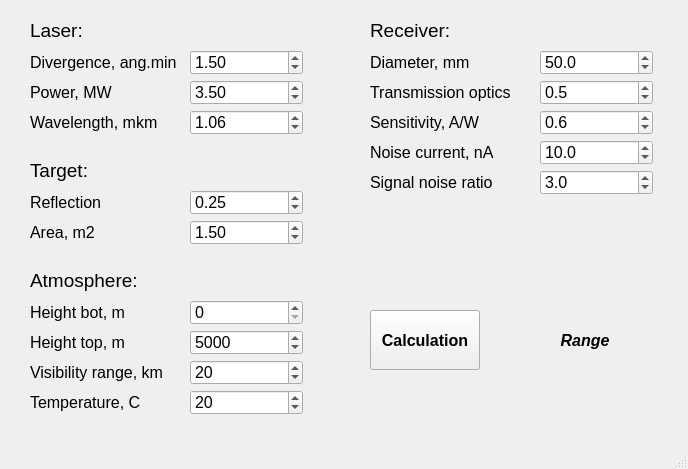
<?xml version="1.0" encoding="UTF-8"?>
<ui version="4.0">
 <class>MainWindow</class>
 <widget class="QMainWindow" name="MainWindow">
  <property name="geometry">
   <rect>
    <x>0</x>
    <y>0</y>
    <width>688</width>
    <height>469</height>
   </rect>
  </property>
  <property name="windowTitle">
   <string>LaserRangeFinder</string>
  </property>
  <property name="inputMethodHints">
   <set>Qt::ImhNone</set>
  </property>
  <widget class="QWidget" name="centralwidget">
   <widget class="QLabel" name="label">
    <property name="geometry">
     <rect>
      <x>30</x>
      <y>20</y>
      <width>61</width>
      <height>21</height>
     </rect>
    </property>
    <property name="font">
     <font>
      <pointsize>14</pointsize>
     </font>
    </property>
    <property name="text">
     <string>Laser:</string>
    </property>
   </widget>
   <widget class="QLabel" name="label_2">
    <property name="geometry">
     <rect>
      <x>30</x>
      <y>50</y>
      <width>150</width>
      <height>25</height>
     </rect>
    </property>
    <property name="font">
     <font>
      <pointsize>12</pointsize>
     </font>
    </property>
    <property name="text">
     <string>Divergence, ang.min</string>
    </property>
   </widget>
   <widget class="QLabel" name="label_3">
    <property name="geometry">
     <rect>
      <x>30</x>
      <y>80</y>
      <width>150</width>
      <height>25</height>
     </rect>
    </property>
    <property name="font">
     <font>
      <pointsize>12</pointsize>
     </font>
    </property>
    <property name="text">
     <string>Power, MW</string>
    </property>
   </widget>
   <widget class="QLabel" name="label_4">
    <property name="geometry">
     <rect>
      <x>30</x>
      <y>110</y>
      <width>150</width>
      <height>25</height>
     </rect>
    </property>
    <property name="font">
     <font>
      <pointsize>12</pointsize>
     </font>
    </property>
    <property name="text">
     <string>Wavelength, mkm</string>
    </property>
   </widget>
   <widget class="QLabel" name="label_5">
    <property name="geometry">
     <rect>
      <x>370</x>
      <y>20</y>
      <width>81</width>
      <height>21</height>
     </rect>
    </property>
    <property name="font">
     <font>
      <pointsize>14</pointsize>
     </font>
    </property>
    <property name="text">
     <string>Receiver:</string>
    </property>
   </widget>
   <widget class="QLabel" name="label_6">
    <property name="geometry">
     <rect>
      <x>370</x>
      <y>80</y>
      <width>150</width>
      <height>25</height>
     </rect>
    </property>
    <property name="font">
     <font>
      <pointsize>12</pointsize>
     </font>
    </property>
    <property name="text">
     <string>Transmission optics</string>
    </property>
   </widget>
   <widget class="QLabel" name="label_7">
    <property name="geometry">
     <rect>
      <x>370</x>
      <y>110</y>
      <width>150</width>
      <height>25</height>
     </rect>
    </property>
    <property name="font">
     <font>
      <pointsize>12</pointsize>
     </font>
    </property>
    <property name="text">
     <string>Sensitivity, A/W</string>
    </property>
   </widget>
   <widget class="QLabel" name="label_8">
    <property name="geometry">
     <rect>
      <x>370</x>
      <y>50</y>
      <width>150</width>
      <height>25</height>
     </rect>
    </property>
    <property name="font">
     <font>
      <pointsize>12</pointsize>
     </font>
    </property>
    <property name="text">
     <string>Diameter, mm</string>
    </property>
   </widget>
   <widget class="QLabel" name="label_9">
    <property name="geometry">
     <rect>
      <x>370</x>
      <y>140</y>
      <width>150</width>
      <height>25</height>
     </rect>
    </property>
    <property name="font">
     <font>
      <pointsize>12</pointsize>
     </font>
    </property>
    <property name="text">
     <string>Noise current, nA</string>
    </property>
   </widget>
   <widget class="QLabel" name="label_10">
    <property name="geometry">
     <rect>
      <x>370</x>
      <y>170</y>
      <width>150</width>
      <height>25</height>
     </rect>
    </property>
    <property name="font">
     <font>
      <pointsize>12</pointsize>
     </font>
    </property>
    <property name="text">
     <string>Signal noise ratio</string>
    </property>
   </widget>
   <widget class="QLabel" name="label_11">
    <property name="geometry">
     <rect>
      <x>30</x>
      <y>160</y>
      <width>61</width>
      <height>21</height>
     </rect>
    </property>
    <property name="font">
     <font>
      <pointsize>14</pointsize>
     </font>
    </property>
    <property name="text">
     <string>Target:</string>
    </property>
   </widget>
   <widget class="QLabel" name="label_12">
    <property name="geometry">
     <rect>
      <x>30</x>
      <y>220</y>
      <width>150</width>
      <height>25</height>
     </rect>
    </property>
    <property name="font">
     <font>
      <pointsize>12</pointsize>
     </font>
    </property>
    <property name="text">
     <string>Area, m2</string>
    </property>
   </widget>
   <widget class="QLabel" name="label_13">
    <property name="geometry">
     <rect>
      <x>30</x>
      <y>190</y>
      <width>150</width>
      <height>25</height>
     </rect>
    </property>
    <property name="font">
     <font>
      <pointsize>12</pointsize>
     </font>
    </property>
    <property name="text">
     <string>Reflection</string>
    </property>
   </widget>
   <widget class="QLabel" name="label_14">
    <property name="geometry">
     <rect>
      <x>30</x>
      <y>300</y>
      <width>150</width>
      <height>25</height>
     </rect>
    </property>
    <property name="font">
     <font>
      <pointsize>12</pointsize>
     </font>
    </property>
    <property name="text">
     <string>Height bot, m</string>
    </property>
   </widget>
   <widget class="QLabel" name="label_15">
    <property name="geometry">
     <rect>
      <x>30</x>
      <y>270</y>
      <width>121</width>
      <height>21</height>
     </rect>
    </property>
    <property name="font">
     <font>
      <pointsize>14</pointsize>
     </font>
    </property>
    <property name="text">
     <string>Atmosphere:</string>
    </property>
   </widget>
   <widget class="QLabel" name="label_16">
    <property name="geometry">
     <rect>
      <x>30</x>
      <y>330</y>
      <width>150</width>
      <height>25</height>
     </rect>
    </property>
    <property name="font">
     <font>
      <pointsize>12</pointsize>
     </font>
    </property>
    <property name="text">
     <string>Height top, m</string>
    </property>
   </widget>
   <widget class="QLabel" name="label_17">
    <property name="geometry">
     <rect>
      <x>30</x>
      <y>390</y>
      <width>150</width>
      <height>25</height>
     </rect>
    </property>
    <property name="font">
     <font>
      <pointsize>12</pointsize>
     </font>
    </property>
    <property name="text">
     <string>Temperature, C</string>
    </property>
   </widget>
   <widget class="QLabel" name="label_18">
    <property name="geometry">
     <rect>
      <x>30</x>
      <y>360</y>
      <width>150</width>
      <height>25</height>
     </rect>
    </property>
    <property name="font">
     <font>
      <pointsize>12</pointsize>
     </font>
    </property>
    <property name="text">
     <string>Visibility range, km</string>
    </property>
   </widget>
   <widget class="QPushButton" name="pushButton_Calculation">
    <property name="geometry">
     <rect>
      <x>370</x>
      <y>310</y>
      <width>110</width>
      <height>60</height>
     </rect>
    </property>
    <property name="font">
     <font>
      <pointsize>12</pointsize>
      <weight>75</weight>
      <bold>true</bold>
     </font>
    </property>
    <property name="text">
     <string>Calculation</string>
    </property>
   </widget>
   <widget class="QLabel" name="label_Range">
    <property name="geometry">
     <rect>
      <x>530</x>
      <y>310</y>
      <width>110</width>
      <height>60</height>
     </rect>
    </property>
    <property name="font">
     <font>
      <pointsize>12</pointsize>
      <weight>75</weight>
      <italic>true</italic>
      <bold>true</bold>
     </font>
    </property>
    <property name="text">
     <string>Range</string>
    </property>
    <property name="alignment">
     <set>Qt::AlignCenter</set>
    </property>
   </widget>
   <widget class="QDoubleSpinBox" name="doubleSpinBox_Divergence">
    <property name="geometry">
     <rect>
      <x>190</x>
      <y>50</y>
      <width>113</width>
      <height>25</height>
     </rect>
    </property>
    <property name="font">
     <font>
      <pointsize>12</pointsize>
     </font>
    </property>
    <property name="decimals">
     <number>2</number>
    </property>
    <property name="minimum">
     <double>0.010000000000000</double>
    </property>
    <property name="maximum">
     <double>1000.000000000000000</double>
    </property>
    <property name="singleStep">
     <double>1.000000000000000</double>
    </property>
    <property name="value">
     <double>1.500000000000000</double>
    </property>
   </widget>
   <widget class="QDoubleSpinBox" name="doubleSpinBox_Power">
    <property name="geometry">
     <rect>
      <x>190</x>
      <y>80</y>
      <width>113</width>
      <height>25</height>
     </rect>
    </property>
    <property name="font">
     <font>
      <pointsize>12</pointsize>
     </font>
    </property>
    <property name="minimum">
     <double>0.100000000000000</double>
    </property>
    <property name="maximum">
     <double>10000.000000000000000</double>
    </property>
    <property name="value">
     <double>3.500000000000000</double>
    </property>
   </widget>
   <widget class="QDoubleSpinBox" name="doubleSpinBox_Wavelength">
    <property name="geometry">
     <rect>
      <x>190</x>
      <y>110</y>
      <width>113</width>
      <height>25</height>
     </rect>
    </property>
    <property name="font">
     <font>
      <pointsize>12</pointsize>
     </font>
    </property>
    <property name="minimum">
     <double>0.100000000000000</double>
    </property>
    <property name="maximum">
     <double>10.000000000000000</double>
    </property>
    <property name="singleStep">
     <double>0.100000000000000</double>
    </property>
    <property name="value">
     <double>1.060000000000000</double>
    </property>
   </widget>
   <widget class="QDoubleSpinBox" name="doubleSpinBox_Reflection">
    <property name="geometry">
     <rect>
      <x>190</x>
      <y>190</y>
      <width>113</width>
      <height>25</height>
     </rect>
    </property>
    <property name="font">
     <font>
      <pointsize>12</pointsize>
     </font>
    </property>
    <property name="minimum">
     <double>0.010000000000000</double>
    </property>
    <property name="maximum">
     <double>1.000000000000000</double>
    </property>
    <property name="singleStep">
     <double>0.100000000000000</double>
    </property>
    <property name="value">
     <double>0.250000000000000</double>
    </property>
   </widget>
   <widget class="QDoubleSpinBox" name="doubleSpinBox_Area">
    <property name="geometry">
     <rect>
      <x>190</x>
      <y>220</y>
      <width>113</width>
      <height>25</height>
     </rect>
    </property>
    <property name="font">
     <font>
      <pointsize>12</pointsize>
     </font>
    </property>
    <property name="minimum">
     <double>0.010000000000000</double>
    </property>
    <property name="maximum">
     <double>1000.000000000000000</double>
    </property>
    <property name="singleStep">
     <double>0.100000000000000</double>
    </property>
    <property name="value">
     <double>1.500000000000000</double>
    </property>
   </widget>
   <widget class="QSpinBox" name="spinBox_Height_bot">
    <property name="geometry">
     <rect>
      <x>190</x>
      <y>300</y>
      <width>113</width>
      <height>25</height>
     </rect>
    </property>
    <property name="font">
     <font>
      <pointsize>12</pointsize>
     </font>
    </property>
    <property name="maximum">
     <number>100000</number>
    </property>
    <property name="singleStep">
     <number>500</number>
    </property>
   </widget>
   <widget class="QSpinBox" name="spinBox_Height_top">
    <property name="geometry">
     <rect>
      <x>190</x>
      <y>330</y>
      <width>113</width>
      <height>25</height>
     </rect>
    </property>
    <property name="font">
     <font>
      <pointsize>12</pointsize>
     </font>
    </property>
    <property name="maximum">
     <number>100000</number>
    </property>
    <property name="singleStep">
     <number>500</number>
    </property>
    <property name="value">
     <number>5000</number>
    </property>
   </widget>
   <widget class="QSpinBox" name="spinBox_Visibilit_range">
    <property name="geometry">
     <rect>
      <x>190</x>
      <y>360</y>
      <width>113</width>
      <height>25</height>
     </rect>
    </property>
    <property name="font">
     <font>
      <pointsize>12</pointsize>
     </font>
    </property>
    <property name="minimum">
     <number>1</number>
    </property>
    <property name="value">
     <number>20</number>
    </property>
   </widget>
   <widget class="QSpinBox" name="spinBox_Temperature">
    <property name="geometry">
     <rect>
      <x>190</x>
      <y>390</y>
      <width>113</width>
      <height>25</height>
     </rect>
    </property>
    <property name="font">
     <font>
      <pointsize>12</pointsize>
     </font>
    </property>
    <property name="minimum">
     <number>-100</number>
    </property>
    <property name="maximum">
     <number>100</number>
    </property>
    <property name="value">
     <number>20</number>
    </property>
   </widget>
   <widget class="QDoubleSpinBox" name="doubleSpinBox_Noise_current">
    <property name="geometry">
     <rect>
      <x>540</x>
      <y>140</y>
      <width>113</width>
      <height>25</height>
     </rect>
    </property>
    <property name="font">
     <font>
      <pointsize>12</pointsize>
     </font>
    </property>
    <property name="decimals">
     <number>1</number>
    </property>
    <property name="minimum">
     <double>0.100000000000000</double>
    </property>
    <property name="maximum">
     <double>100000.000000000000000</double>
    </property>
    <property name="singleStep">
     <double>5.000000000000000</double>
    </property>
    <property name="value">
     <double>10.000000000000000</double>
    </property>
   </widget>
   <widget class="QDoubleSpinBox" name="doubleSpinBox_Transmission_optics">
    <property name="geometry">
     <rect>
      <x>540</x>
      <y>80</y>
      <width>113</width>
      <height>25</height>
     </rect>
    </property>
    <property name="font">
     <font>
      <pointsize>12</pointsize>
     </font>
    </property>
    <property name="decimals">
     <number>1</number>
    </property>
    <property name="minimum">
     <double>0.000000000000000</double>
    </property>
    <property name="maximum">
     <double>1.000000000000000</double>
    </property>
    <property name="singleStep">
     <double>0.100000000000000</double>
    </property>
    <property name="value">
     <double>0.500000000000000</double>
    </property>
   </widget>
   <widget class="QDoubleSpinBox" name="doubleSpinBox_Signal_noise">
    <property name="geometry">
     <rect>
      <x>540</x>
      <y>170</y>
      <width>113</width>
      <height>25</height>
     </rect>
    </property>
    <property name="font">
     <font>
      <pointsize>12</pointsize>
     </font>
    </property>
    <property name="decimals">
     <number>1</number>
    </property>
    <property name="minimum">
     <double>0.100000000000000</double>
    </property>
    <property name="maximum">
     <double>100.000000000000000</double>
    </property>
    <property name="value">
     <double>3.000000000000000</double>
    </property>
   </widget>
   <widget class="QDoubleSpinBox" name="doubleSpinBox_Sensitivity">
    <property name="geometry">
     <rect>
      <x>540</x>
      <y>110</y>
      <width>113</width>
      <height>25</height>
     </rect>
    </property>
    <property name="font">
     <font>
      <pointsize>12</pointsize>
     </font>
    </property>
    <property name="decimals">
     <number>1</number>
    </property>
    <property name="minimum">
     <double>0.000000000000000</double>
    </property>
    <property name="maximum">
     <double>1.000000000000000</double>
    </property>
    <property name="singleStep">
     <double>0.100000000000000</double>
    </property>
    <property name="value">
     <double>0.600000000000000</double>
    </property>
   </widget>
   <widget class="QDoubleSpinBox" name="doubleSpinBox_Diameter">
    <property name="geometry">
     <rect>
      <x>540</x>
      <y>50</y>
      <width>113</width>
      <height>25</height>
     </rect>
    </property>
    <property name="font">
     <font>
      <pointsize>12</pointsize>
     </font>
    </property>
    <property name="decimals">
     <number>1</number>
    </property>
    <property name="minimum">
     <double>0.000000000000000</double>
    </property>
    <property name="maximum">
     <double>1000.000000000000000</double>
    </property>
    <property name="singleStep">
     <double>10.000000000000000</double>
    </property>
    <property name="value">
     <double>50.000000000000000</double>
    </property>
   </widget>
  </widget>
  <widget class="QMenuBar" name="menubar">
   <property name="geometry">
    <rect>
     <x>0</x>
     <y>0</y>
     <width>688</width>
     <height>21</height>
    </rect>
   </property>
  </widget>
  <widget class="QStatusBar" name="statusbar"/>
 </widget>
 <resources/>
 <connections/>
</ui>
